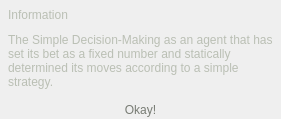
                       <widget class="QWidget" name="page_4_info_sdma">
                        <layout class="QVBoxLayout" name="verticalLayout_14">
                         <property name="spacing">
                          <number>0</number>
                         </property>
                         <property name="leftMargin">
                          <number>0</number>
                         </property>
                         <property name="topMargin">
                          <number>0</number>
                         </property>
                         <property name="rightMargin">
                          <number>0</number>
                         </property>
                         <property name="bottomMargin">
                          <number>0</number>
                         </property>
                         <item>
                          <widget class="QFrame" name="frame_sdma">
                           <property name="styleSheet">
                            <string notr="true">QFrame{
background-color:transparent;
border: none;
}</string>
                           </property>
                           <property name="frameShape">
                            <enum>QFrame::Shape::StyledPanel</enum>
                           </property>
                           <property name="frameShadow">
                            <enum>QFrame::Shadow::Raised</enum>
                           </property>
                           <layout class="QVBoxLayout" name="verticalLayout_17">
                            <property name="spacing">
                             <number>5</number>
                            </property>
                            <property name="leftMargin">
                             <number>0</number>
                            </property>
                            <property name="topMargin">
                             <number>0</number>
                            </property>
                            <property name="rightMargin">
                             <number>0</number>
                            </property>
                            <property name="bottomMargin">
                             <number>0</number>
                            </property>
                            <item>
                             <widget class="QLabel" name="label_sdma_2">
                              <property name="sizePolicy">
                               <sizepolicy hsizetype="Preferred" vsizetype="Fixed">
                                <horstretch>0</horstretch>
                                <verstretch>0</verstretch>
                               </sizepolicy>
                              </property>
                              <property name="styleSheet">
                               <string notr="true">QLabel{
font: 12pt &quot;Arial&quot;;
color: #babfb4;
padding: 5px;
padding-bottom: 0px;
}</string>
                              </property>
                              <property name="text">
                               <string>Information</string>
                              </property>
                              <property name="alignment">
                               <set>Qt::AlignmentFlag::AlignLeading|Qt::AlignmentFlag::AlignLeft|Qt::AlignmentFlag::AlignTop</set>
                              </property>
                              <property name="wordWrap">
                               <bool>true</bool>
                              </property>
                             </widget>
                            </item>
                            <item>
                             <widget class="QLabel" name="label_sdma">
                              <property name="styleSheet">
                               <string notr="true">QLabel{
font: 9pt &quot;Arial&quot;;
color: #babfb4;
padding: 5px;
padding-bottom: 2px;
padding-top: 0px;
}</string>
                              </property>
                              <property name="text">
                               <string>The Simple Decision-Making as an agent that has set its bet as a fixed number and statically determined its moves according to a simple strategy.</string>
                              </property>
                              <property name="alignment">
                               <set>Qt::AlignmentFlag::AlignLeading|Qt::AlignmentFlag::AlignLeft|Qt::AlignmentFlag::AlignTop</set>
                              </property>
                              <property name="wordWrap">
                               <bool>true</bool>
                              </property>
                             </widget>
                            </item>
                            <item>
                             <widget class="QPushButton" name="button_info_sdma_back">
                              <property name="cursor">
                               <cursorShape>PointingHandCursor</cursorShape>
                              </property>
                              <property name="styleSheet">
                               <string notr="true">QPushButton::hover {
border-radius: 0px;
border-bottom-left-radius: 20px;
border-bottom-right-radius: 20px;
background-color: rgba(120,124,116,50);
}

QPushButton{
font: 16pt &quot;Arial&quot;;
border: 2px solid rgba(212,185,58,0);
color: rgb(120,124,116);
background-color: transparent;
padding-top:2px;
}</string>
                              </property>
                              <property name="text">
                               <string>Okay!</string>
                              </property>
                             </widget>
                            </item>
                           </layout>
                          </widget>
                         </item>
                        </layout>
                       </widget>
